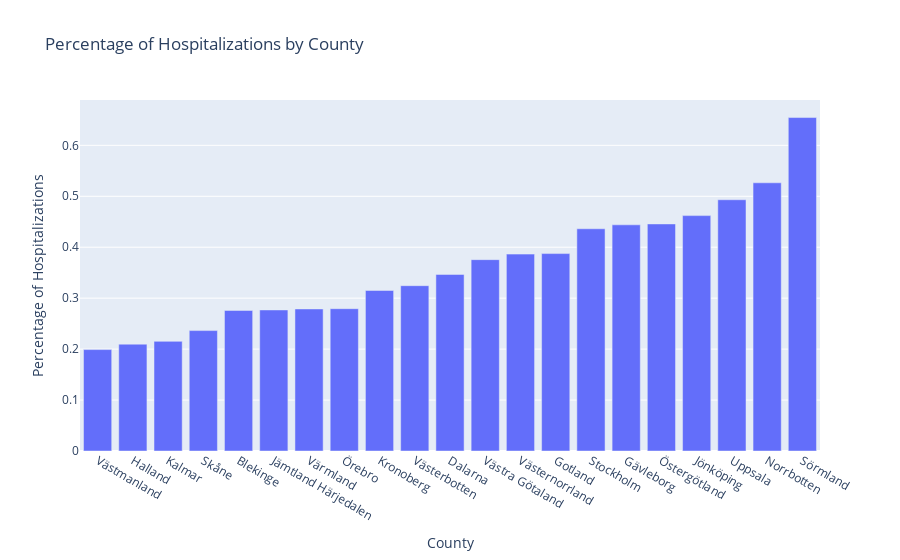

The notebook cell saved with this chart:
### Markdown cell above
Above we see that the vaccination rate for dose one are quite similar in each county, but in top we find Gotland (who also had the lowest number of cases) and in the bottom we'll find Kronoberg. Kronoberg was in our previous question in the middle of number of cases per 100000 citizens.

### Code cell
total_number_of_cases_county = weekly_data_county.groupby('Region')['Kum_antal_fall'].max()
total_number_of_hospitalized_county = weekly_data_county.groupby('Region')['Kum_antal_intensivvårdade'].max()
percentage_hospitalization_cases = total_number_of_hospitalized_county / total_number_of_cases_county * 100

data = {
    'County': percentage_hospitalization_cases.index,
    'Percentage Hospitalization': percentage_hospitalization_cases.values
}

fig = px.bar(
    data, 
    x='County', 
    y='Percentage Hospitalization', 
    labels={'Percentage Hospitalization': 'Percentage of Hospitalizations'},
    title='Percentage of Hospitalizations by County'
).update_xaxes(categoryorder='total ascending').show()
# fig.write_html("Visualizations/hospitalizations_county.html")

### Figure 1 — Plotly figure (JSON) as saved in the notebook; plotly's stock layout.template omitted (floating-point values rounded to 4 significant figures)
{"data": [{"alignmentgroup": "True", "hovertemplate": "County=%{x}<br>Percentage of Hospitalizations=%{y}<extra></extra>", "legendgroup": "", "marker": {"color": "#636efa", "pattern": {"shape": ""}}, "name": "", "offsetgroup": "", "orientation": "v", "showlegend": false, "textposition": "auto", "type": "bar", "x": ["Blekinge", "Dalarna", "Gotland", "Gävleborg", "Halland", "Jämtland Härjedalen", "Jönköping", "Kalmar", "Kronoberg", "Norrbotten", "Skåne", "Stockholm", "Sörmland", "Uppsala", "Värmland", "Västerbotten", "Västernorrland", "Västmanland", "Västra Götaland", "Örebro", "Östergötland"], "xaxis": "x", "y": [0.2759, 0.3466, 0.3875, 0.444, 0.2097, 0.2769, 0.4621, 0.2152, 0.3151, 0.5265, 0.2364, 0.4362, 0.6546, 0.4932, 0.2788, 0.3245, 0.3865, 0.1991, 0.3756, 0.2794, 0.4457], "yaxis": "y"}], "layout": {"barmode": "relative", "legend": {"tracegroupgap": 0}, "title": {"text": "Percentage of Hospitalizations by County"}, "xaxis": {"anchor": "y", "categoryorder": "total ascending", "domain": [0, 1], "title": {"text": "County"}}, "yaxis": {"anchor": "x", "domain": [0, 1], "title": {"text": "Percentage of Hospitalizations"}}}}
